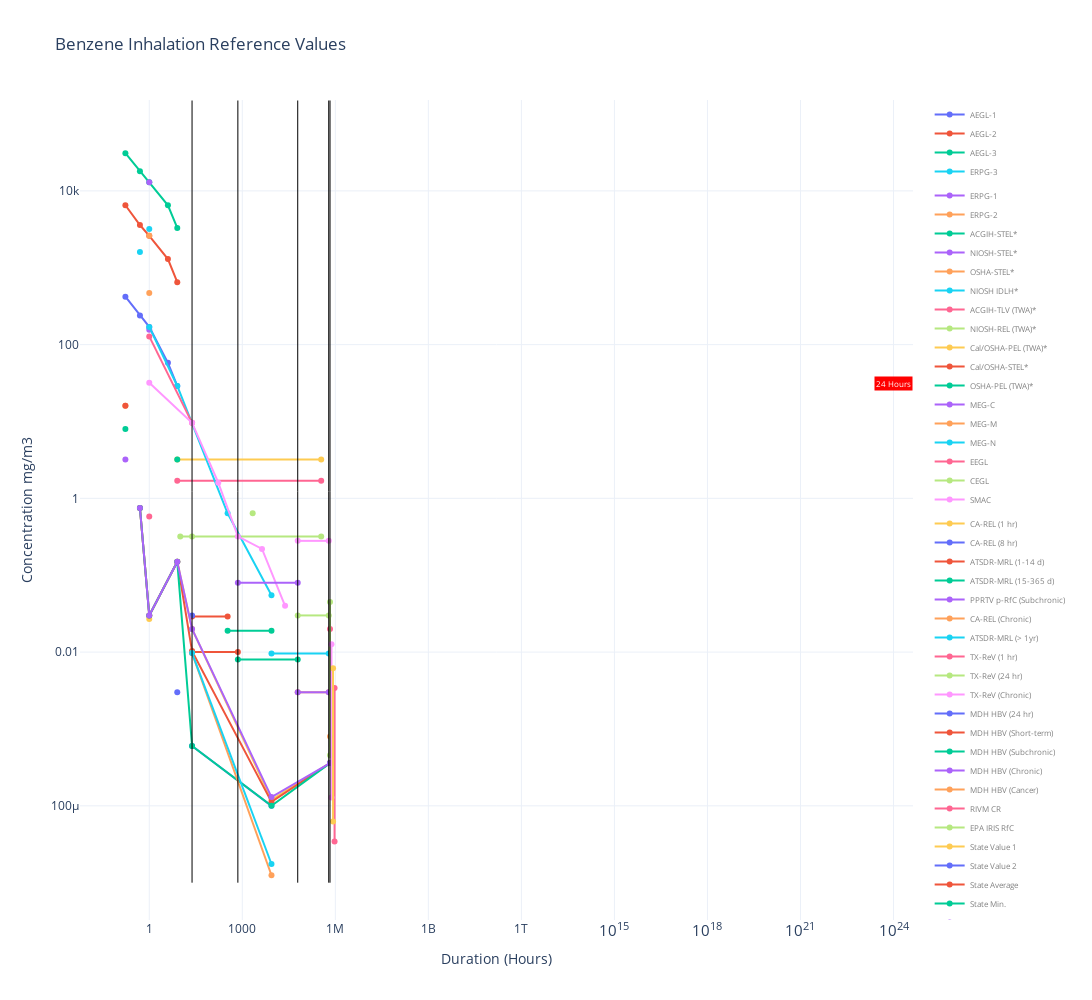

Notebook cell for this chart:
### Code cell
line_positions = {
    "24 Hours" : {'x': 24, "bgcolor":'Red'},
    #"30 Days" : {'x': .3, "bgcolor":'Gold'},
    #"7 Years" : {'x': 0.77, "bgcolor":'Green'},
    #"70 Years" : {'x': 0.91, "bgcolor":'Blue'},
    #"Cancer Range" : {'x': 0.99, "bgcolor":'Purple'},
}

annotations2 = []

legend_y2 = 1.0
legend_gap2 = 0.1



for lines, props in line_positions.items():
    annotations2.append(dict(
        #y = 1.0, x=props["x"],
        #xref = x,
        x = props["x"], 
        #yref = 'paper',
        text = lines,
        showarrow = False, 
        bgcolor = props["bgcolor"],
        font = dict(color="White", size =8)
    ))
    legend_y2 -= legend_gap2


fig.update_layout(
    annotations = annotations2

)

### Figure 1 — Plotly figure (JSON) as saved in the notebook; plotly's stock layout.template omitted (floating-point values rounded to 4 significant figures)
{"data": [{"legendgroup": "Emergency Response", "mode": "lines+markers", "name": "AEGL-1", "type": "scatter", "x": [0.17, 0.5, 1, 4, 8], "y": [420, 240, 170, 58, 29]}, {"legendgroup": "Emergency Response", "mode": "lines+markers", "name": "AEGL-2", "type": "scatter", "x": [0.17, 0.5, 1, 4, 8], "y": [6500, 3600, 2600, 1300, 650]}, {"legendgroup": "Emergency Response", "mode": "lines+markers", "name": "AEGL-3", "type": "scatter", "x": [0.17, 0.5, 1, 4, 8], "y": [31000, 18000, 13000, 6500, 3300]}, {"legendgroup": "Occupational", "mode": "lines+markers", "name": "ERPG-1", "type": "scatter", "x": [1], "y": [156]}, {"legendgroup": "Occupational", "mode": "lines+markers", "name": "ERPG-2", "type": "scatter", "x": [1], "y": [470]}, {"legendgroup": "Emergency Response", "mode": "lines+markers", "name": "ERPG-3", "type": "scatter", "x": [1], "y": [3190]}, {"legendgroup": "Emergency Response", "mode": "lines+markers", "name": "PAC-1", "type": "scatter", "x": [], "y": []}, {"legendgroup": "Emergency Response", "mode": "lines+markers", "name": "PAC-2", "type": "scatter", "x": [], "y": []}, {"legendgroup": "Emergency Response", "mode": "lines+markers", "name": "PAC-3", "type": "scatter", "x": [], "y": []}, {"legendgroup": "Occupational", "mode": "lines+markers", "name": "ACGIH-Ceiling*", "type": "scatter", "x": [], "y": []}, {"legendgroup": "Occupational", "mode": "lines+markers", "name": "NIOSH-Ceiling*", "type": "scatter", "x": [], "y": []}, {"legendgroup": "Occupational", "mode": "lines+markers", "name": "OSHA-Ceiling*", "type": "scatter", "x": [], "y": []}, {"legendgroup": "Occupational", "mode": "lines+markers", "name": "ACGIH-STEL*", "type": "scatter", "x": [0.17], "y": [8]}, {"legendgroup": "Occupational", "mode": "lines+markers", "name": "NIOSH-STEL*", "type": "scatter", "x": [0.17], "y": [3.2]}, {"legendgroup": "Occupational", "mode": "lines+markers", "name": "OSHA-STEL*", "type": "scatter", "x": [0.17], "y": [16]}, {"legendgroup": "Occupational", "mode": "lines+markers", "name": "NIOSH IDLH*", "type": "scatter", "x": [0.5], "y": [1600]}, {"legendgroup": "Occupational", "mode": "lines+markers", "name": "ACGIH-TLV (TWA)*", "type": "scatter", "x": [8, 350400], "y": [1.7, 1.7]}, {"legendgroup": "Occupational", "mode": "lines+markers", "name": "NIOSH-REL (TWA)*", "type": "scatter", "x": [10, 350400], "y": [0.32, 0.32]}, {"legendgroup": "Occupational", "mode": "lines+markers", "name": "DFG-MAK (TWA)*", "type": "scatter", "x": [], "y": []}, {"legendgroup": "Occupational", "mode": "lines+markers", "name": "Cal/OSHA-PEL (TWA)*", "type": "scatter", "x": [8, 350400], "y": [3.2, 3.2]}, {"legendgroup": "Occupational", "mode": "lines+markers", "name": "Cal/OSHA-Ceiling*", "type": "scatter", "x": [], "y": []}, {"legendgroup": "Occupational", "mode": "lines+markers", "name": "Cal/OSHA-STEL*", "type": "scatter", "x": [0.17], "y": [16]}, {"legendgroup": "Occupational", "mode": "lines+markers", "name": "OSHA-PEL (TWA)*", "type": "scatter", "x": [8, 350400], "y": [3.2]}, {"legendgroup": "Occupational", "mode": "lines+markers", "name": "MEG-C", "type": "scatter", "x": [1], "y": [13000]}, {"legendgroup": "Occupational", "mode": "lines+markers", "name": "MEG-M", "type": "scatter", "x": [1], "y": [2600]}, {"legendgroup": "Occupational", "mode": "lines+markers", "name": "MEG-N", "type": "scatter", "x": [1, 8, 336, 8736], "y": [170, 29, 0.64, 0.055]}, {"legendgroup": "Occupational", "mode": "lines+markers", "name": "EEGL", "type": "scatter", "x": [1, 24], "y": [128, 9.6]}, {"legendgroup": "Occupational", "mode": "lines+markers", "name": "CEGL", "type": "scatter", "x": [2160], "y": [0.64]}, {"legendgroup": "Occupational", "mode": "lines+markers", "name": "SMAC", "type": "scatter", "x": [1, 24, 168, 720, 4320, 24000], "y": [32, 9.6, 1.6, 0.32, 0.22, 0.04]}, {"legendgroup": "General Public", "mode": "lines+markers", "name": "CA-REL (1 hr)", "type": "scatter", "x": [1], "y": [0.027]}, {"legendgroup": "General Public", "mode": "lines+markers", "name": "CA-REL (8 hr)", "type": "scatter", "x": [8], "y": [0.003]}, {"legendgroup": "General Public", "mode": "lines+markers", "name": "ATSDR-MRL (1-14 d)", "type": "scatter", "x": [24, 336], "y": [0.029, 0.029]}, {"legendgroup": "General Public", "mode": "lines+markers", "name": "ATSDR-MRL (15-365 d)", "type": "scatter", "x": [336, 8736], "y": [0.019, 0.019]}, {"legendgroup": "General Public", "mode": "lines+markers", "name": "PPRTV p-RfC (Subchronic)", "type": "scatter", "x": [720, 61320], "y": [0.08, 0.08]}, {"legendgroup": "General Public", "mode": "lines+markers", "name": "CA-REL (Chronic)", "type": "scatter", "x": [61320, 613200], "y": [0.003, 0.003]}, {"legendgroup": "General Public", "mode": "lines+markers", "name": "ATSDR-MRL (> 1yr)", "type": "scatter", "x": [8736, 613200], "y": [0.0096, 0.0096]}, {"legendgroup": "General Public", "mode": "lines+markers", "name": "TX-ReV (1 hr)", "type": "scatter", "x": [1], "y": [0.58]}, {"legendgroup": "General Public", "mode": "lines+markers", "name": "TX-ReV (24 hr)", "type": "scatter", "x": [24], "y": [0.32]}, {"legendgroup": "General Public", "mode": "lines+markers", "name": "TX-ReV (Chronic)", "type": "scatter", "x": [61320, 613200], "y": [0.28, 0.28]}, {"legendgroup": "General Public", "mode": "lines+markers", "name": "MDH HRV", "type": "scatter", "x": [], "y": []}, {"legendgroup": "General Public", "mode": "lines+markers", "name": "MDH HBV (24 hr)", "type": "scatter", "x": [24], "y": [0.03]}, {"legendgroup": "General Public", "mode": "lines+markers", "name": "MDH HBV (Short-term)", "type": "scatter", "x": [24, 720], "y": [0.01, 0.01]}, {"legendgroup": "General Public", "mode": "lines+markers", "name": "MDH HBV (Subchronic)", "type": "scatter", "x": [720, 61320], "y": [0.008, 0.008]}, {"legendgroup": "General Public", "mode": "lines+markers", "name": "MDH HBV (Chronic)", "type": "scatter", "x": [61320, 613200], "y": [0.003, 0.003]}, {"legendgroup": "General Public", "mode": "lines+markers", "name": "MDH HBV (Cancer)", "type": "scatter", "x": [675000], "y": [0.0008]}, {"legendgroup": "General Public", "mode": "lines+markers", "name": "Health Canada TC", "type": "scatter", "x": [], "y": []}, {"legendgroup": "General Public", "mode": "lines+markers", "name": "RIVM CR", "type": "scatter", "x": [675000], "y": [0.02]}, {"legendgroup": "General Public", "mode": "lines+markers", "name": "EPA IRIS RfC", "type": "scatter", "x": [61320, 613200], "y": [0.03, 0.03]}, {"legendgroup": "General Public", "mode": "lines+markers", "name": "WHO Air Quality Guideline", "type": "scatter", "x": [], "y": []}, {"legendgroup": "General Public", "mode": "lines+markers", "name": "State Value 1", "type": "scatter", "x": [0.5, 1, 8, 24, 8736, 675000], "y": [0.75, 0.03, 0.15, 0.02, 0.00012, 0.00036]}, {"legendgroup": "General Public", "mode": "lines+markers", "name": "State Value 2", "type": "scatter", "x": [24, 8736], "y": [0.0006, 0.0001]}, {"legendgroup": "General Public", "mode": "lines+markers", "name": "State Average", "type": "scatter", "x": [0.5, 1, 8, 24, 8736, 675000], "y": [0.75, 0.03, 0.15, 0.0103, 0.0001125, 0.00036]}, {"legendgroup": "General Public", "mode": "lines+markers", "name": "State Min.", "type": "scatter", "x": [0.5, 1, 8, 24, 8736, 675000], "y": [0.75, 0.03, 0.15, 0.0006, 0.0001, 0.00036]}, {"legendgroup": "General Public", "mode": "lines+markers", "name": "State Max.", "type": "scatter", "x": [0.5, 1, 8, 24, 8736, 675000], "y": [0.75, 0.03, 0.15, 0.02, 0.00013, 0.00036]}, {"legendgroup": "General Public", "mode": "lines+markers", "name": "Low Value", "type": "scatter", "x": [24, 8736], "y": [0.0097, 1.25e-05]}, {"legendgroup": "General Public", "mode": "lines+markers", "name": "High Value", "type": "scatter", "x": [24, 8736], "y": [0.0097, 1.75e-05]}, {"legendgroup": "General Public", "mode": "lines+markers", "name": "OEHHA Cancer Range", "type": "scatter", "x": [945000, 945000], "y": [3.448e-05, 0.003414]}, {"legendgroup": "General Public", "mode": "lines+markers", "name": "Upper EPA Cancer Range", "type": "scatter", "x": [675000, 675000], "y": [0.0004545, 0.045]}, {"legendgroup": "General Public", "mode": "lines+markers", "name": "Lower EPA Cancer Range", "type": "scatter", "x": [750000, 750000], "y": [0.0001282, 0.01269]}, {"legendgroup": "General Public", "mode": "lines+markers", "name": "Health Canada Cancer Range", "type": "scatter", "x": [845000, 845000], "y": [6.25e-05, 0.006188]}], "layout": {"annotations": [{"bgcolor": "Red", "font": {"color": "White", "size": 8}, "showarrow": false, "text": "24 Hours", "x": 24}], "height": 1000, "legend": {"font": {"color": "Grey", "size": 8}, "tracegroupgap": 5}, "shapes": [{"line": {"color": "black", "width": 1}, "type": "line", "x0": 24, "x1": 24, "xref": "x", "y0": 1e-05, "y1": 150000, "yref": "y"}, {"line": {"color": "black", "width": 1}, "type": "line", "x0": 720, "x1": 720, "xref": "x", "y0": 1e-05, "y1": 150000, "yref": "y"}, {"line": {"color": "black", "width": 1}, "type": "line", "x0": 61320, "x1": 61320, "xref": "x", "y0": 1e-05, "y1": 150000, "yref": "y"}, {"line": {"color": "black", "width": 1}, "type": "line", "x0": 613200, "x1": 613200, "xref": "x", "y0": 1e-05, "y1": 150000, "yref": "y"}, {"line": {"color": "black", "width": 1}, "type": "line", "x0": 675000, "x1": 675000, "xref": "x", "y0": 1e-05, "y1": 150000, "yref": "y"}], "title": {"text": "Benzene Inhalation Reference Values"}, "width": 1200, "xaxis": {"title": {"text": "Duration (Hours)"}, "type": "log"}, "yaxis": {"title": {"text": "Concentration mg/m3"}, "type": "log"}}}
